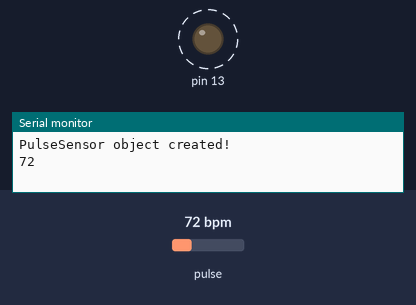
Simulated run of this sketch. Board: Arduino Uno, built with avr-gcc and run on an emulated ATmega328P. Shown: output pins drawn as LEDs (lit = HIGH), the last lines printed to the serial monitor. Dashed ring = blinking. The inputs (shaded band) are chosen by the test bench; at power-on: pulse 72 bpm.

Above: at 1.2 s.
1.3 s: pulse set to 42 bpm
At 2.9 s:
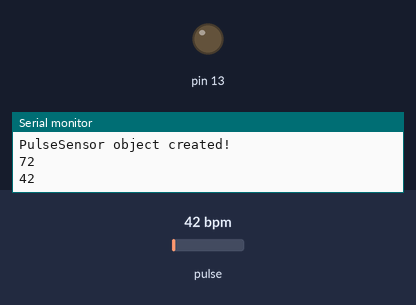
3.7 s: pulse set to 100 bpm
At 4.42 s:
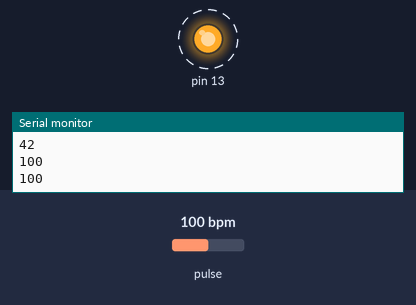
Timing chart, 0 to 12.7 s (numbered marks = the images above; inputs shaded):
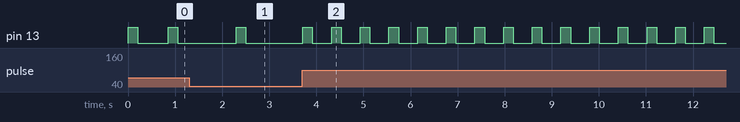

The sketch:

reactionary_piece_tester_arduino.ino
```cpp
#include <PulseSensorPlayground.h>

const int PulseWire = 0;       // Pulse Sensor purple wire connected to analog pin 0
const int LED13 = 13;          // The on-board Arduino LED, close to pin 13.
int Threshold = 550;           // Determine which Signal to "count as a beat" and which to ignore.

PulseSensorPlayground pulseSensor; // Creates an instance of the PulseSensorPlayground object called "pulseSensor"

void setup() {
  Serial.begin(9600);          // For Serial Monitor
  pulseSensor.analogInput(PulseWire);
  pulseSensor.blinkOnPulse(LED13);       // Blinks the LED on pin 13 with heartbeat.
  pulseSensor.setThreshold(Threshold);

  if (pulseSensor.begin()) {
    Serial.println("PulseSensor object created!");
  }
}

void loop() {
  int myBPM = pulseSensor.getBeatsPerMinute();  // Calculates BPM
  if (pulseSensor.sawStartOfBeat()) {           // Constantly test to see if "a beat happened".
    Serial.println(myBPM);                      // Print the BPM value.
  }
  delay(20);                                    // recommended 20ms delay to keep from overloading the serial port
}
```

Measured:
- after the input at 3.7 s, pin 13: alternates HIGH for 0.20 s and LOW for 0.41 s, starting after 0.62 s
